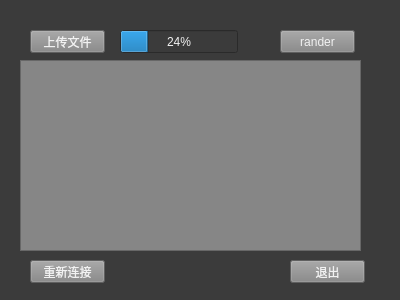
<?xml version="1.0" encoding="UTF-8"?>
<ui version="4.0">
 <class>Communication</class>
 <widget class="QWidget" name="Communication">
  <property name="geometry">
   <rect>
    <x>0</x>
    <y>0</y>
    <width>400</width>
    <height>300</height>
   </rect>
  </property>
  <property name="windowTitle">
   <string>Communication</string>
  </property>
  <property name="styleSheet">
   <string notr="true">QWidget {
	color: rgb(241, 241, 241);
	background-color: rgb(59, 59, 59)
}
QMenuBar{
	background-color: rgb(143, 143, 143);
}
QPushButton {
	background-color: rgb(134, 134, 134);
}

QTextEdit {
	background-color: rgb(134, 134, 134);
}</string>
  </property>
  <widget class="QPushButton" name="uploadFile">
   <property name="geometry">
    <rect>
     <x>30</x>
     <y>30</y>
     <width>75</width>
     <height>23</height>
    </rect>
   </property>
   <property name="text">
    <string>上传文件</string>
   </property>
  </widget>
  <widget class="QLabel" name="label">
   <property name="geometry">
    <rect>
     <x>120</x>
     <y>30</y>
     <width>141</width>
     <height>16</height>
    </rect>
   </property>
   <property name="text">
    <string>&lt;html&gt;&lt;head/&gt;&lt;body&gt;&lt;p&gt;&lt;br/&gt;&lt;/p&gt;&lt;/body&gt;&lt;/html&gt;</string>
   </property>
  </widget>
  <widget class="QPushButton" name="pushButton">
   <property name="geometry">
    <rect>
     <x>30</x>
     <y>260</y>
     <width>75</width>
     <height>23</height>
    </rect>
   </property>
   <property name="text">
    <string>重新连接</string>
   </property>
  </widget>
  <widget class="QPushButton" name="pushButton_2">
   <property name="geometry">
    <rect>
     <x>290</x>
     <y>260</y>
     <width>75</width>
     <height>23</height>
    </rect>
   </property>
   <property name="text">
    <string>退出</string>
   </property>
  </widget>
  <widget class="QPushButton" name="randerButton">
   <property name="geometry">
    <rect>
     <x>280</x>
     <y>30</y>
     <width>75</width>
     <height>23</height>
    </rect>
   </property>
   <property name="text">
    <string>rander</string>
   </property>
  </widget>
  <widget class="QTextEdit" name="outputDialog">
   <property name="geometry">
    <rect>
     <x>20</x>
     <y>60</y>
     <width>341</width>
     <height>191</height>
    </rect>
   </property>
  </widget>
  <widget class="QProgressBar" name="progressBar">
   <property name="geometry">
    <rect>
     <x>120</x>
     <y>30</y>
     <width>118</width>
     <height>23</height>
    </rect>
   </property>
   <property name="value">
    <number>24</number>
   </property>
  </widget>
 </widget>
 <layoutdefault spacing="6" margin="11"/>
 <resources/>
 <connections/>
</ui>
